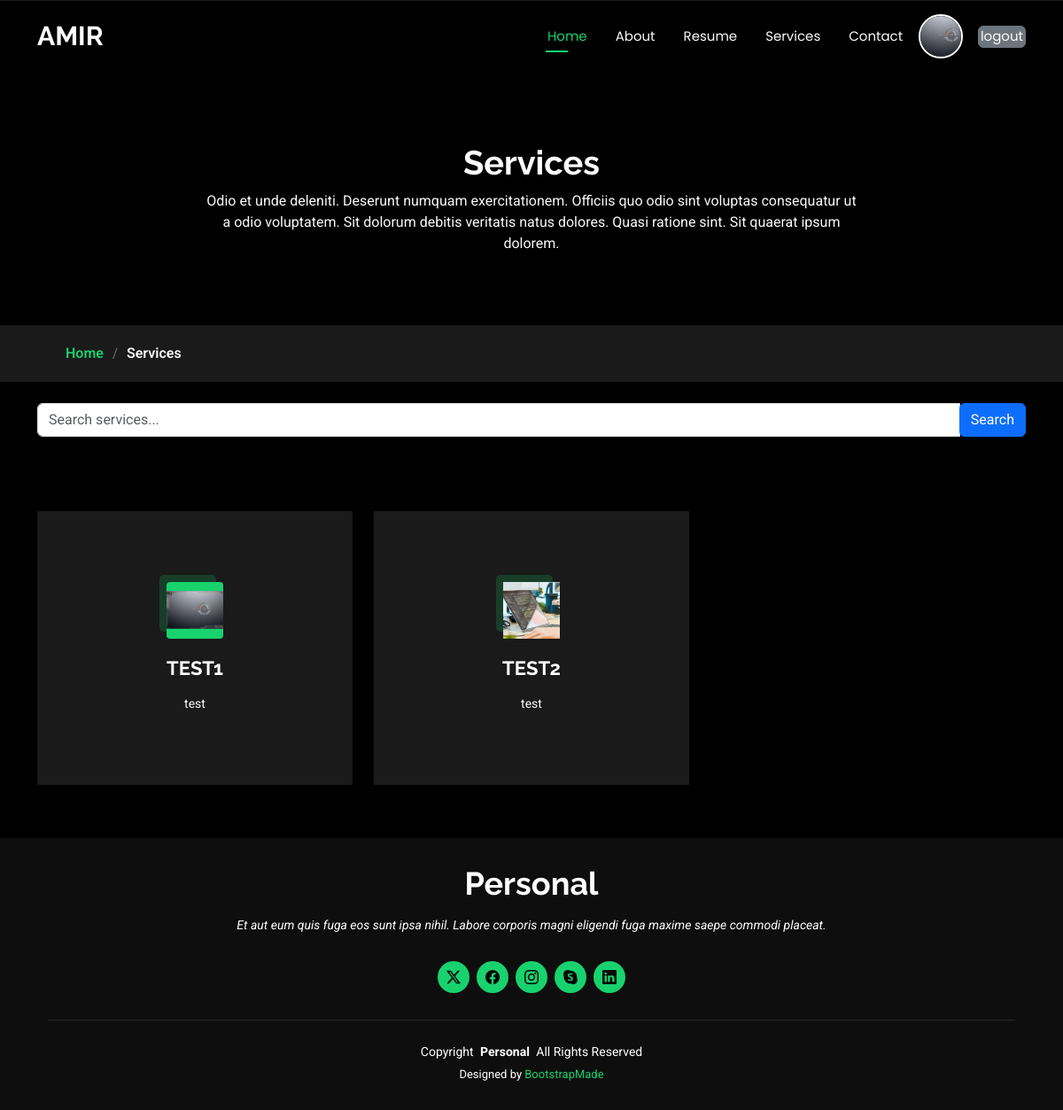
/services/ (signed in), run on the app's committed database.
### root/models.py (models this page shows, shortened)
class Service(models.Model):
    name = models.CharField(max_length=100)
    scheduled = models.DateTimeField(default=timezone.now)
    content = models.TextField(default="test")
    name_servise = models.CharField(max_length=100, default="Default Service ")
    about_content = models.TextField(default="test")
    image = models.ImageField(upload_to='services', default='services/default.jpg')
    Edelectus_content_name = models.TextField(default="test")
    Edelectus_content_Description = models.TextField(default="test")
    Temporibus_content_name = models.TextField(default="test")
    Temporibus_content_Description = models.TextField(default="test")
    Feature_content = models.TextField(default="test")
    Description_content_name = models.TextField(default="test")
    Description_content_Description = models.TextField(default="test")
    status = models.BooleanField(default=False)
    created_at = models.DateTimeField(auto_now_add=True)
    updated_at = models.DateTimeField(auto_now=True)
    class Meta:
        ordering = ('created_at',)

### root/views.py (the view)
# urls.py: path('services/', services, name='services'),
def services(request):
    query = request.GET.get('q')
    services = Service.objects.filter(name__icontains=query) if query else Service.objects.all()
    return render(request, 'root/services.html', {'services': services})

### templates/root/services.html (shortened to what this page needs)
{% load static %}
<!DOCTYPE html>
<html lang="en">
<head>
  <link href="{% static 'assets/vendor/bootstrap/css/bootstrap.min.css' %}" rel="stylesheet">
  <link href="{% static 'assets/vendor/bootstrap-icons/bootstrap-icons.css' %}" rel="stylesheet">
  <link href="{% static 'assets/vendor/aos/aos.css' %}" rel="stylesheet">
  <link href="{% static 'assets/vendor/swiper/swiper-bundle.min.css' %}" rel="stylesheet">
  <link href="{% static 'assets/vendor/glightbox/css/glightbox.min.css' %}" rel="stylesheet">
  <link href="{% static 'assets/css/main.css' %}" rel="stylesheet">
</head>
<body class="index-page">
  <header id="header" class="header d-flex align-items-center fixed-top">
    <div class="container-fluid container-xl position-relative d-flex align-items-center justify-content-between">
      <a href="{% url 'root:home' %}" class="logo d-flex align-items-center">
        <h1 class="sitename">AMIR</h1>
      </a>
      <nav id="navmenu" class="navmenu">
        <ul>
          <li><a href={% url 'root:home' %} class="active">Home</a></li>
          <li><a href={% url 'root:about' %}>About</a></li>
          <li><a href={% url 'root:resume' %}>Resume</a></li>
          <li><a href={% url 'root:services' %}>Services</a></li>
          <li><a href={% url 'root:contact' %}>Contact</a></li>
          {% if user.is_authenticated %}
            <a href="{% url 'root:Change' %}" class="nav-link text-center">
              <img src="{% if user.userprofile.image %}{{ user.userprofile.image.url }}{% else %}/media/profile_pics/default.jpg{% endif %}"
                   alt="Profile Icon" class="profile-icon">
          </a>
          <span class="separator">ㅤ</span>
              <a href="{% url 'root:logout' %}" class="btn btn-secondary">logout</a>
          {% endif %}
        </ul>
      </nav>
    </div>
  </header>
  <main class="main">
    <div class="page-title" data-aos="fade">
      <div class="heading">
        <div class="container">
          <div class="row d-flex justify-content-center text-center">
            <div class="col-lg-8">
              <h1>Services</h1>
              <p class="mb-0">Odio et unde deleniti. Deserunt numquam exercitationem. Officiis quo odio sint voluptas consequatur ut a odio voluptatem. Sit dolorum debitis veritatis natus dolores. Quasi ratione sint. Sit quaerat ipsum dolorem.</p>
            </div>
          </div>
        </div>
      </div>
      <nav class="breadcrumbs">
        <div class="container">
          <ol>
            <li><a href="{% url 'root:home' %}">Home</a></li>
            <li class="current">Services</li>
          </ol>
        </div>
      </nav>
    </div>
    <div class="search-bar container my-4">
      <form method="GET">
        <div class="input-group">
          <input type="text" name="q" class="form-control" placeholder="Search services..." aria-label="Search services" value="{{ request.GET.q|default_if_none:'' }}">
          <div class="input-group-append">
            <button class="btn btn-primary" type="submit">Search</button>
          </div>
        </div>
      </form>
    </div>
    <section id="services" class="services section">
      <div class="container">
        <div class="row gy-4">
          {% if services %}
            {% for service in services %}
              <div class="col-lg-4 col-md-6" data-aos="fade-up" data-aos-delay="100">
                <div class="service-item position-relative">
                  <div class="icon">
                    {% if service.image %}
                      <img src="{{ service.image.url }}" alt="{{ service.name }}" class="img-fluid">
                    {% else %}
                      <i class="bi bi-activity"></i>
                    {% endif %}
                  </div>
                  <a href="javascript:void(0);" onclick="showServiceDetails(
                    '{{ service.name }}',
                    '{{ service.content }}',
                    '{{ service.image.url }}',
                    '{{ service.about_content }}',
                    '{{ service.Edelectus_content_name }}',
                    '{{ service.Edelectus_content_Description }}',
                    '{{ service.Temporibus_content_name }}',
                    '{{ service.Temporibus_content_Description }}',
                    '{{ service.Feature_content }}',
                    '{{ service.Description_content_name }}',
                    '{{ service.Description_content_Description }}'
                  )" class="stretched-link">
                    <h3>{{ service.name }}</h3>
                  </a>
                  <p>{{ service.content|truncatewords:20 }}</p>
                </div>
              </div>
            {% endfor %}
          {% else %}
            <div class="col-12">
              <p class="text-center">No services found.</p>
            </div>
          {% endif %}
        </div>
      </div>
    </section>
  </main>
  <footer id="footer" class="footer dark-background">
    <div class="container">
      <h3 class="sitename">Personal</h3>
      <p>Et aut eum quis fuga eos sunt ipsa nihil. Labore corporis magni eligendi fuga maxime saepe commodi placeat.</p>
      <div class="social-links d-flex justify-content-center">
        <a href=""><i class="bi bi-twitter-x"></i></a>
        <a href=""><i class="bi bi-facebook"></i></a>
        <a href=""><i class="bi bi-instagram"></i></a>
        <a href=""><i class="bi bi-skype"></i></a>
        <a href=""><i class="bi bi-linkedin"></i></a>
      </div>
      <div class="container">
        <div class="copyright">
          <span>Copyright</span> <strong class="px-1 sitename">Personal</strong> <span>All Rights Reserved</span>
        </div>
        <div class="credits">
          Designed by <a href="https://bootstrapmade.com/">BootstrapMade</a>
        </div>
      </div>
    </div>
  </footer>
</body>
</html>

### templates/root/services.html (style rules this page uses)
.profile-icon { width: 50px; height: 50px; border-radius: 50%; object-fit: cover; border: 2px solid #fff; display: block; margin: 0 auto; }
.nav-link { display: flex; flex-direction: column; align-items: center; text-decoration: none; color: black; }

### data on the page
Service: image (placeholder picture), name "TEST1", content "test"
Service: image (picture), name "TEST2", content "test"
